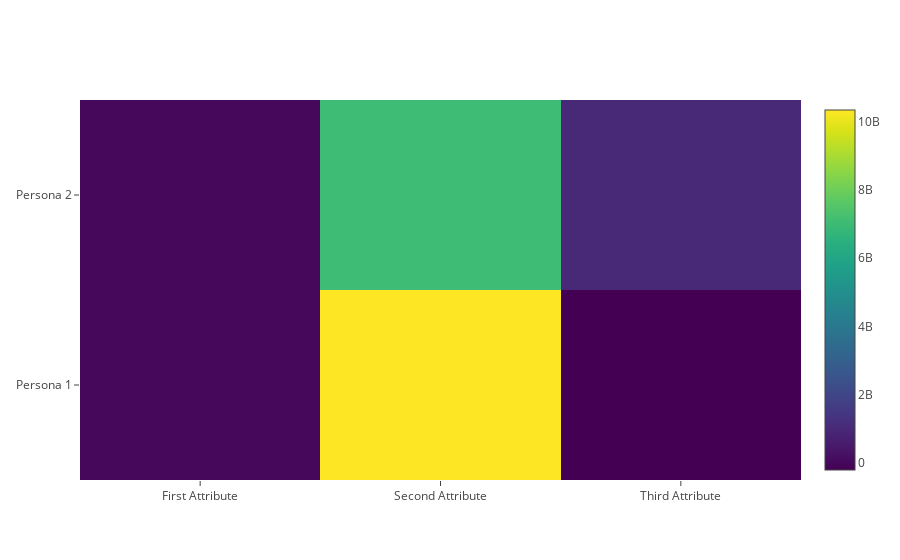

Write notebook code for a chart like this one.
### Code cell
data = [go.Heatmap( z=sumsSVD.values.tolist(), 
                   y=['Persona 1', 'Persona 2'],
                   x=['First Attribute', 'Second Attribute', 'Third Attribute'
                     ],
                   colorscale='Viridis')]
plotly.offline.iplot(data, filename='pandas-heatmap')
py.iplot(data, filename = 'pandas-heatmap')

### Figure 1 — Plotly figure (JSON) as saved in the notebook; plotly's stock layout.template omitted (floating-point values rounded to 4 significant figures)
{"data": [{"colorscale": "Viridis", "type": "heatmap", "uid": "4a678637-b6c6-4537-85fa-5d51cfd08ab5", "x": ["First Attribute", "Second Attribute", "Third Attribute"], "y": ["Persona 1", "Persona 2"], "z": [[4542.0, 10340000000.0, -204900000.0], [5562.0, 7044000000.0, 997700000.0]]}], "layout": {}}
